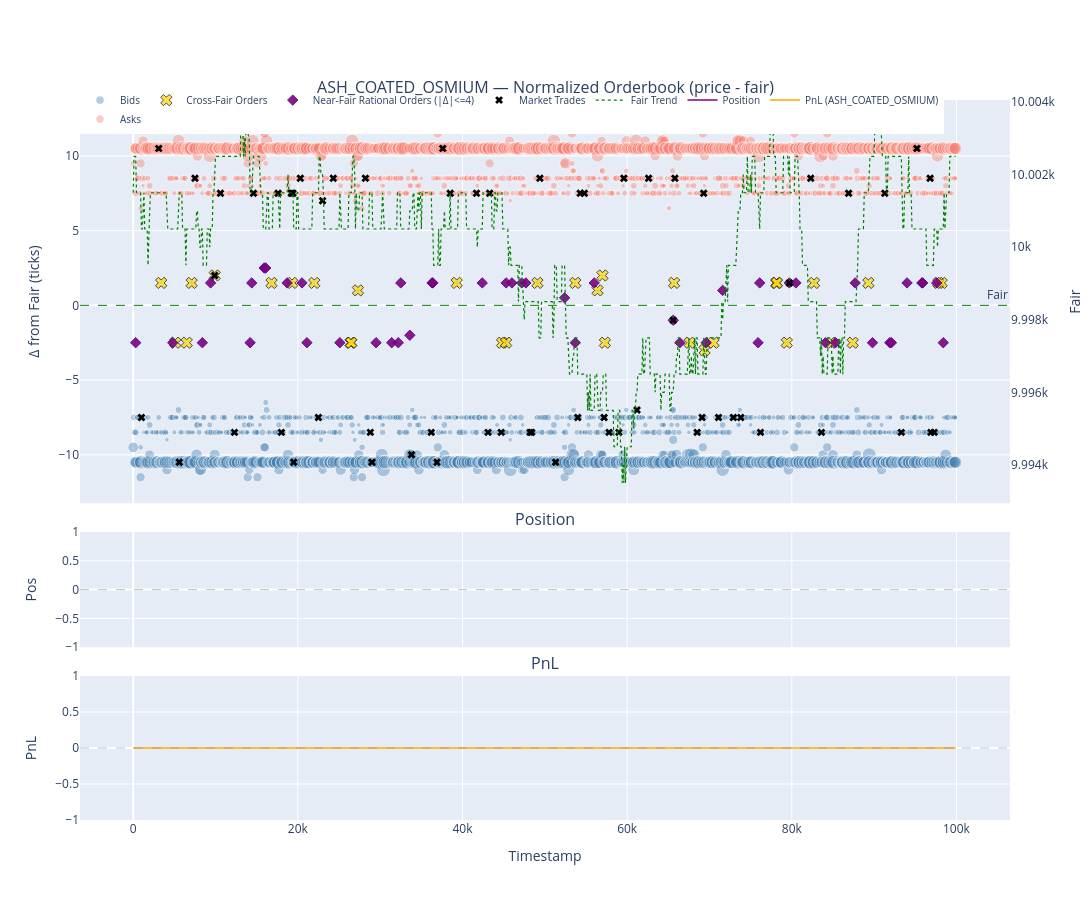

Notebook code for this chart:
### Markdown cell above
### TOMATOES — Normalized View (去 wall_mid 漂移)

把所有价格减去成交时刻的 wall_mid，去除漂移后观察：
- 挂单 / 成交是否稳定落在 `± 7, ± 6, ± 1~2, 0` 等标准档位
- 我方成交相对 fair 的分布：buy 应该在 ≤ 0 的位置，sell 应该在 ≥ 0 的位置
- 负 edge 的成交会立刻暴露（buy 在 > 0 或 sell 在 < 0）
- 非理性挂单会额外标注绝对价格 `px`
- `|price - fair| <= 4` 的挂单会单独高亮，并标注绝对价格和订单量

参考 [utils/viz.py](utils/viz.py) 中的 `plot_normalized_orderbook`，保留所有元素（bids / asks / market trades / my buys / my sells）+ 叠加仓位 / PnL 两行子图。

### Code cell
def plot_review_normalized(product: str) -> go.Figure:
    """和 plot_review 一样的三行布局，但 Row 1 使用 price - fair（去基准）。"""

    fig = make_subplots(
        rows=3, cols=1,
        shared_xaxes=True,
        vertical_spacing=0.04,
        row_heights=[0.7, 0.2, 0.25],
        subplot_titles=[
            f"{product} — Normalized Orderbook (price - fair)",
            "Position",
            "PnL",
        ],
    )

    # ===== Row 1: 去基准 Orderbook =====
    fair_ref = fair_df.filter(pl.col("product") == product).select(["timestamp", "product", "fair"])

    # 挂单 - fair
    ob_p = (
        ob_long.filter(pl.col("product") == product)
        .join(fair_ref, on=["timestamp", "product"], how="left")
        .filter(pl.col("fair").is_not_null())
        .with_columns((pl.col("price") - pl.col("fair")).alias("norm_price"))
    )
    max_vol = ob_p["volume"].max() or 1

    bids = ob_p.filter(pl.col("side") == "bid")
    fig.add_trace(go.Scatter(
        x=bids["timestamp"].to_list(), y=bids["norm_price"].to_list(),
        mode="markers",
        marker=dict(color="steelblue", size=[max(2, v / max_vol * 14) for v in bids["volume"].to_list()], opacity=0.4),
        name="Bids", legendgroup="ob",
        customdata=list(zip(bids["price"].to_list(), bids["volume"].to_list())),
        hovertemplate="t=%{x}<br>Δ=%{y}<br>px=%{customdata[0]}<br>qty=%{customdata[1]}<extra>Bid</extra>",
    ), row=1, col=1)

    asks = ob_p.filter(pl.col("side") == "ask")
    fig.add_trace(go.Scatter(
        x=asks["timestamp"].to_list(), y=asks["norm_price"].to_list(),
        mode="markers",
        marker=dict(color="salmon", size=[max(2, v / max_vol * 14) for v in asks["volume"].to_list()], opacity=0.4),
        name="Asks", legendgroup="ob",
        customdata=list(zip(asks["price"].to_list(), asks["volume"].to_list())),
        hovertemplate="t=%{x}<br>Δ=%{y}<br>px=%{customdata[0]}<br>qty=%{customdata[1]}<extra>Ask</extra>",
    ), row=1, col=1)

    # 标记跨越 fair 的非理性限价挂单，只在 hover 中显示绝对价格和订单量
    irrational_orders = ob_p.filter(
        ((pl.col("side") == "bid") & (pl.col("norm_price") > 0))
        | ((pl.col("side") == "ask") & (pl.col("norm_price") < 0))
    )
    if irrational_orders.height > 0:
        irr_sizes = [
            max(10, min(28, abs(v) / max_vol * 30)) if v is not None else 10
            for v in irrational_orders["volume"].to_list()
        ]
        fig.add_trace(go.Scatter(
            x=irrational_orders["timestamp"].to_list(),
            y=irrational_orders["norm_price"].to_list(),
            mode="markers",
            marker=dict(
                color="gold",
                symbol="x",
                size=irr_sizes,
                line=dict(width=1, color="black"),
            ),
            name="Cross-Fair Orders",
            legendgroup="irr",
            customdata=list(zip(irrational_orders["price"].to_list(), irrational_orders["volume"].to_list())),
            hovertemplate="t=%{x}<br>Δ=%{y}<br>px=%{customdata[0]}<br>qty=%{customdata[1]}<extra>Cross-Fair</extra>",
        ), row=1, col=1)

    # 标记距离 fair 绝对值 <= 4 的理性挂单，只在 hover 中显示绝对价格和订单量
    near_fair_orders = ob_p.filter(
        (pl.col("norm_price").abs() <= 4)
        & (
            ((pl.col("side") == "bid") & (pl.col("norm_price") <= 0))
            | ((pl.col("side") == "ask") & (pl.col("norm_price") >= 0))
        )
    )
    if near_fair_orders.height > 0:
        near_sizes = [
            max(8, min(20, abs(v) / max_vol * 18)) if v is not None else 8
            for v in near_fair_orders["volume"].to_list()
        ]
        fig.add_trace(go.Scatter(
            x=near_fair_orders["timestamp"].to_list(),
            y=near_fair_orders["norm_price"].to_list(),
            mode="markers",
            marker=dict(
                color="purple",
                symbol="diamond",
                size=near_sizes,
                line=dict(width=1, color="indigo"),
                opacity=0.9,
            ),
            name="Near-Fair Rational Orders (|Δ|<=4)",
            legendgroup="near",
            customdata=list(zip(near_fair_orders["price"].to_list(), near_fair_orders["volume"].to_list())),
            hovertemplate="t=%{x}<br>Δ=%{y}<br>px=%{customdata[0]}<br>qty=%{customdata[1]}<extra>Near-Fair</extra>",
        ), row=1, col=1)

    # Fair 基准线 (y=0)
    fig.add_hline(y=0, line_color="green", line_dash="dash", line_width=1, row=1, col=1,
                  annotation_text="Fair")

    # 市场成交
    mt = (
        mkt_trades.filter(pl.col("product") == product)
        .join(fair_ref, on=["timestamp", "product"], how="left")
        .filter(pl.col("fair").is_not_null())
        .with_columns((pl.col("price") - pl.col("fair")).alias("norm_price"))
    )
    if mt.height > 0:
        fig.add_trace(go.Scatter(
            x=mt["timestamp"].to_list(), y=mt["norm_price"].to_list(),
            mode="markers", marker=dict(color="black", symbol="x", size=7),
            name="Market Trades", legendgroup="mkt",
            customdata=mt["quantity"].to_list(),
            hovertemplate="t=%{x}<br>Δ=%{y}<br>qty=%{customdata}<extra>Mkt</extra>",
        ), row=1, col=1)

    # 我方买入 / 卖出（用 my_with_wm 里已算好的 fair 作为参照）
    my_p = my_with_wm.filter(pl.col("product") == product).with_columns(
        (pl.col("price") - pl.col("fair")).alias("norm_price")
    )

    my_buys = my_p.filter(pl.col("trade_type") == "my_buy")
    if my_buys.height > 0:
        fig.add_trace(go.Scatter(
            x=my_buys["timestamp"].to_list(), y=my_buys["norm_price"].to_list(),
            mode="markers",
            marker=dict(color="limegreen", symbol="triangle-up", size=10, line=dict(width=1, color="darkgreen")),
            name="My Buy", legendgroup="my",
            customdata=list(zip(my_buys["quantity"].to_list(), my_buys["price"].to_list(), my_buys["edge"].to_list())),
            hovertemplate="t=%{x}<br>Δ=%{y}<br>qty=%{customdata[0]}<br>px=%{customdata[1]}<br>edge=%{customdata[2]}<extra>My Buy</extra>",
        ), row=1, col=1)

    my_sells = my_p.filter(pl.col("trade_type") == "my_sell")
    if my_sells.height > 0:
        fig.add_trace(go.Scatter(
            x=my_sells["timestamp"].to_list(), y=my_sells["norm_price"].to_list(),
            mode="markers",
            marker=dict(color="red", symbol="triangle-down", size=10, line=dict(width=1, color="darkred")),
            name="My Sell", legendgroup="my",
            customdata=list(zip(my_sells["quantity"].to_list(), my_sells["price"].to_list(), my_sells["edge"].to_list())),
            hovertemplate="t=%{x}<br>Δ=%{y}<br>qty=%{customdata[0]}<br>px=%{customdata[1]}<br>edge=%{customdata[2]}<extra>My Sell</extra>",
        ), row=1, col=1)

    # 右侧副轴：fair 趋势
    fair_sorted = fair_ref.sort("timestamp")
    fig.add_trace(go.Scatter(
        x=fair_sorted["timestamp"].to_list(), y=fair_sorted["fair"].to_list(),
        mode="lines", line=dict(color="green", width=1.2, dash="dot"),
        name="Fair Trend", legendgroup="fair",
        yaxis="y4",
        hovertemplate="t=%{x}<br>fair=%{y}<extra></extra>",
    ))

    # ===== Row 2: 仓位 =====
    pos_p = position_df.filter(pl.col("product") == product).sort("timestamp")
    fig.add_trace(go.Scatter(
        x=pos_p["timestamp"].to_list(), y=pos_p["position"].to_list(),
        mode="lines", line=dict(color="purple", width=1.5, shape="hv"),
        name="Position", legendgroup="pos",
        hovertemplate="t=%{x}<br>pos=%{y}<extra></extra>",
    ), row=2, col=1)
    fig.add_hline(y=0, line_dash="dash", line_color="gray", line_width=0.5, row=2, col=1)

    # ===== Row 3: PnL =====
    pnl_p = pnl_by_product.filter(pl.col("product") == product).sort("timestamp")
    fig.add_trace(go.Scatter(
        x=pnl_p["timestamp"].to_list(), y=pnl_p["profit_and_loss"].to_list(),
        mode="lines", line=dict(color="orange", width=1.5),
        name=f"PnL ({product})", legendgroup="pnl",
        hovertemplate="t=%{x}<br>PnL=%{y:.1f}<extra></extra>",
    ), row=3, col=1)
    fig.add_hline(y=0, line_dash="dash", line_color="gray", line_width=0.5, row=3, col=1)

    # 配置副轴 (fair trend)
    fig.update_layout(
        yaxis4=dict(
            overlaying="y", side="right", title="Fair",
            showgrid=False, anchor="x",
        ),
        height=900, width=1200,
        legend=dict(orientation="h", y=1.02, x=0, font=dict(size=10)),
        hovermode="x unified",
    )
    fig.update_xaxes(title_text="Timestamp", row=3, col=1)
    fig.update_yaxes(title_text="Δ from Fair (ticks)", row=1, col=1)
    fig.update_yaxes(title_text="Pos", row=2, col=1)
    fig.update_yaxes(title_text="PnL", row=3, col=1)

    return fig


fig = plot_review_normalized("ASH_COATED_OSMIUM")
fig.show()

### Figure 1 — Plotly figure (JSON) as saved in the notebook; plotly's stock layout.template omitted (floating-point values rounded to 4 significant figures; data arrays with more than 128 entries replaced by an {"elided": "..."} marker saying what was removed)
{"data": [{"customdata": {"elided": "1592x2 int values"}, "hovertemplate": "t=%{x}<br>Δ=%{y}<br>px=%{customdata[0]}<br>qty=%{customdata[1]}<extra>Bid</extra>", "legendgroup": "ob", "marker": {"color": "steelblue", "opacity": 0.4, "size": {"elided": "1592 float values"}}, "mode": "markers", "name": "Bids", "type": "scatter", "x": {"elided": "1592 int values"}, "xaxis": "x", "y": {"elided": "1592 float values"}, "yaxis": "y"}, {"customdata": {"elided": "1623x2 int values"}, "hovertemplate": "t=%{x}<br>Δ=%{y}<br>px=%{customdata[0]}<br>qty=%{customdata[1]}<extra>Ask</extra>", "legendgroup": "ob", "marker": {"color": "salmon", "opacity": 0.4, "size": {"elided": "1623 float values"}}, "mode": "markers", "name": "Asks", "type": "scatter", "x": {"elided": "1623 int values"}, "xaxis": "x", "y": {"elided": "1623 float values"}, "yaxis": "y"}, {"customdata": [[10003, 6], [9998, 4], [9998, 4], [10002, 9], [10004, 5], [10002, 7], [10003, 7], [10003, 6], [9999, 10], [9999, 5], [10002, 10], [10002, 10], [9999, 4], [9998, 6], [10000, 10], [9999, 7], [9997, 9], [9998, 6], [9994, 9], [9998, 7], [9994, 5], [9994, 8], [9995, 7], [10003, 9], [10003, 9], [10000, 10], [10000, 10], [9995, 10], [9996, 7], [10003, 4], [10002, 10], [10002, 7]], "hovertemplate": "t=%{x}<br>Δ=%{y}<br>px=%{customdata[0]}<br>qty=%{customdata[1]}<extra>Cross-Fair</extra>", "legendgroup": "irr", "marker": {"color": "gold", "line": {"color": "black", "width": 1}, "size": [10, 10, 10, 10, 10, 10, 10, 10, 10, 10, 10, 10, 10, 10, 10, 10, 10, 10, 10, 10, 10, 10, 10, 10, 10, 10, 10, 10, 10, 10, 10, 10], "symbol": "x"}, "mode": "markers", "name": "Cross-Fair Orders", "type": "scatter", "x": [3400, 5100, 6500, 7100, 9900, 16800, 19300, 22000, 26400, 26500, 27300, 39300, 44800, 45300, 49100, 53700, 56400, 57000, 57300, 65700, 67600, 69400, 70500, 78100, 78200, 79400, 82700, 84800, 87400, 89300, 97800, 98200], "xaxis": "x", "y": [1.5, -2.5, -2.5, 1.5, 2, 1.5, 1.5, 1.5, -2.5, -2.5, 1, 1.5, -2.5, -2.5, 1.5, 1.5, 1, 2, -2.5, 1.5, -2.5, -3, -2.5, 1.5, 1.5, -2.5, 1.5, -2.5, -2.5, 1.5, 1.5, 1.5], "yaxis": "y"}, {"customdata": [[10000, 4], [9998, 3], [9998, 3], [10002, 4], [9999, 4], [10003, 4], [10003, 3], [10003, 2], [10003, 2], [10002, 2], [9998, 2], [9999, 5], [9998, 2], [9998, 5], [9999, 2], [10002, 3], [9999, 3], [10002, 5], [10002, 5], [10002, 4], [10002, 3], [10001, 4], [10001, 2], [10000, 5], [10000, 2], [9995, 5], [9997, 2], [9995, 1], [9994, 4], [9994, 3], [9999, 2], [9999, 5], [10002, 3], [10004, 2], [10004, 5], [9994, 3], [9994, 4], [10000, 4], [10000, 4], [10000, 5], [10000, 5], [10003, 4], [10002, 4], [10002, 4], [10002, 4], [9998, 2]], "hovertemplate": "t=%{x}<br>Δ=%{y}<br>px=%{customdata[0]}<br>qty=%{customdata[1]}<extra>Near-Fair</extra>", "legendgroup": "near", "marker": {"color": "purple", "line": {"color": "indigo", "width": 1}, "opacity": 0.9, "size": [8, 8, 8, 8, 8, 8, 8, 8, 8, 8, 8, 8, 8, 8, 8, 8, 8, 8, 8, 8, 8, 8, 8, 8, 8, 8, 8, 8, 8, 8, 8, 8, 8, 8, 8, 8, 8, 8, 8, 8, 8, 8, 8, 8, 8, 8], "symbol": "diamond"}, "mode": "markers", "name": "Near-Fair Rational Orders (|Δ|<=4)", "type": "scatter", "x": [300, 4800, 8400, 9400, 14200, 14400, 15900, 16100, 18700, 20500, 21100, 25100, 29500, 31400, 32200, 32500, 33600, 36300, 36400, 42400, 45300, 46000, 47200, 47700, 52400, 53700, 56000, 65600, 66400, 69600, 71600, 75900, 76100, 79700, 80500, 84100, 85300, 87700, 89800, 91900, 92100, 94000, 95800, 95900, 97600, 98400], "xaxis": "x", "y": [-2.5, -2.5, -2.5, 1.5, -2.5, 1.5, 2.5, 2.5, 1.5, 1.5, -2.5, -2.5, -2.5, -2.5, -2.5, 1.5, -2, 1.5, 1.5, 1.5, 1.5, 1.5, 1.5, 1.5, 0.5, -2.5, 1.5, -1, -2.5, -2.5, 1, -2.5, 1.5, 1.5, 1.5, -2.5, -2.5, 1.5, -2.5, -2.5, -2.5, 1.5, 1.5, 1.5, 1.5, -2.5], "yaxis": "y"}, {"customdata": [3, 6, 8, 5, 5, 10, 6, 4, 4, 8, 2, 9, 10, 2, 5, 4, 4, 5, 10, 6, 10, 3, 3, 9, 9, 8, 2, 6, 2, 2, 8, 5, 9, 6, 4, 10, 5, 8, 6, 7, 4, 5, 4, 2, 6, 5, 6, 9, 3, 5, 7, 2, 2, 7, 8, 7, 2, 4, 6, 5, 3], "hovertemplate": "t=%{x}<br>Δ=%{y}<br>qty=%{customdata}<extra>Mkt</extra>", "legendgroup": "mkt", "marker": {"color": "black", "size": 7, "symbol": "x"}, "mode": "markers", "name": "Market Trades", "type": "scatter", "x": [1000, 3100, 5600, 7500, 9900, 10600, 12300, 14600, 17600, 18000, 19200, 19400, 19500, 20300, 22500, 23000, 24300, 28200, 28800, 29000, 33800, 36200, 36900, 37600, 38500, 41700, 43100, 43300, 44700, 48200, 48400, 49400, 51300, 54000, 54300, 54800, 57200, 57800, 59000, 59600, 61200, 62600, 65600, 65800, 68500, 69100, 69300, 71100, 72900, 73800, 76200, 79700, 82300, 83600, 86900, 91300, 93300, 95200, 96800, 96900, 97300], "xaxis": "x", "y": [-7.5, 10.5, -10.5, 8.5, 2, 7.5, -8.5, 7.5, 7.5, -8.5, 7.5, 7.5, -10.5, 8.5, -7.5, 7, 8.5, 8.5, -8.5, -10.5, -10, -8.5, -10.5, 10.5, 7.5, 7.5, -8.5, 7.5, -8.5, -8.5, -8.5, 8.5, -10.5, -7.5, 7.5, 7.5, -7.5, -8.5, -8.5, 8.5, -7, 8.5, -1, 8.5, -8.5, -7.5, 7.5, -7.5, -7.5, -7.5, -8.5, 1.5, 8.5, -8.5, 7.5, 7.5, -8.5, 10.5, 8.5, -8.5, -8.5], "yaxis": "y"}, {"hovertemplate": "t=%{x}<br>fair=%{y}<extra></extra>", "legendgroup": "fair", "line": {"color": "green", "dash": "dot", "width": 1.2}, "mode": "lines", "name": "Fair Trend", "type": "scatter", "x": {"elided": "1000 int values"}, "y": {"elided": "1000 float values"}, "yaxis": "y4"}, {"hovertemplate": "t=%{x}<br>pos=%{y}<extra></extra>", "legendgroup": "pos", "line": {"color": "purple", "shape": "hv", "width": 1.5}, "mode": "lines", "name": "Position", "type": "scatter", "x": [0], "xaxis": "x2", "y": [0], "yaxis": "y2"}, {"hovertemplate": "t=%{x}<br>PnL=%{y:.1f}<extra></extra>", "legendgroup": "pnl", "line": {"color": "orange", "width": 1.5}, "mode": "lines", "name": "PnL (ASH_COATED_OSMIUM)", "type": "scatter", "x": {"elided": "1000 int values"}, "xaxis": "x3", "y": {"elided": "1000 int values"}, "yaxis": "y3"}], "layout": {"annotations": [{"font": {"size": 16}, "showarrow": false, "text": "ASH_COATED_OSMIUM — Normalized Orderbook (price - fair)", "x": 0.5, "xanchor": "center", "xref": "paper", "y": 1, "yanchor": "bottom", "yref": "paper"}, {"font": {"size": 16}, "showarrow": false, "text": "Position", "x": 0.5, "xanchor": "center", "xref": "paper", "y": 0.4, "yanchor": "bottom", "yref": "paper"}, {"font": {"size": 16}, "showarrow": false, "text": "PnL", "x": 0.5, "xanchor": "center", "xref": "paper", "y": 0.2, "yanchor": "bottom", "yref": "paper"}, {"showarrow": false, "text": "Fair", "x": 1, "xanchor": "right", "xref": "x domain", "y": 0, "yanchor": "bottom", "yref": "y"}], "height": 900, "hovermode": "x unified", "legend": {"font": {"size": 10}, "orientation": "h", "x": 0, "y": 1.02}, "shapes": [{"line": {"color": "green", "dash": "dash", "width": 1}, "type": "line", "x0": 0, "x1": 1, "xref": "x domain", "y0": 0, "y1": 0, "yref": "y"}, {"line": {"color": "gray", "dash": "dash", "width": 0.5}, "type": "line", "x0": 0, "x1": 1, "xref": "x2 domain", "y0": 0, "y1": 0, "yref": "y2"}, {"line": {"color": "gray", "dash": "dash", "width": 0.5}, "type": "line", "x0": 0, "x1": 1, "xref": "x3 domain", "y0": 0, "y1": 0, "yref": "y3"}], "width": 1200, "xaxis": {"anchor": "y", "domain": [0, 1], "matches": "x3", "showticklabels": false}, "xaxis2": {"anchor": "y2", "domain": [0, 1], "matches": "x3", "showticklabels": false}, "xaxis3": {"anchor": "y3", "domain": [0, 1], "title": {"text": "Timestamp"}}, "yaxis": {"anchor": "x", "domain": [0.44, 1], "title": {"text": "Δ from Fair (ticks)"}}, "yaxis2": {"anchor": "x2", "domain": [0.24, 0.4], "title": {"text": "Pos"}}, "yaxis3": {"anchor": "x3", "domain": [0, 0.2], "title": {"text": "PnL"}}, "yaxis4": {"anchor": "x", "overlaying": "y", "showgrid": false, "side": "right", "title": {"text": "Fair"}}}}
